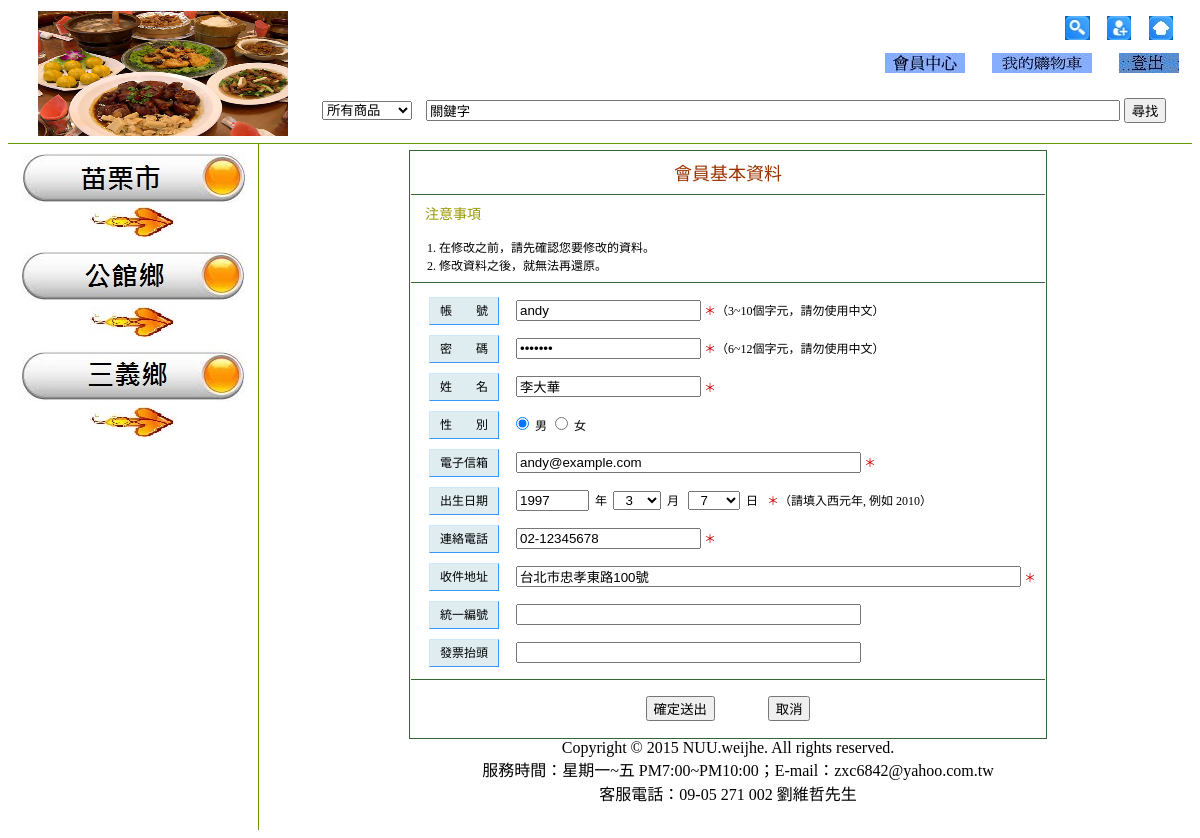
/member_info.php (signed in), run on the app's committed database.
### tables this page shows
CREATE TABLE `member` (
  `id` int(11) NOT NULL auto_increment,
  `username` varchar(12) NOT NULL,
  `password` varchar(12) NOT NULL,
  `name` varchar(40) NOT NULL,
  `sex` char(2) NOT NULL,
  `birthday` date NOT NULL,
  `email` varchar(40) NOT NULL,
  `phone` varchar(15) NOT NULL,
  `address` varchar(120) NOT NULL,
  `uniform` varchar(20) default NULL,
  `unititle` varchar(40) default NULL,
  `userlevel` tinyint(4) NOT NULL,
  PRIMARY KEY  (`id`)
);

### Connections/function.php (called while the page is built, shortened)
<?php
function GetSQLValue($value, $type)
{
  	switch ($type)
	{
    	case "text":
		    $value = ($value != "") ? "'" . htmlspecialchars($value, ENT_QUOTES) . "'" : "NULL";
      		break;
  	}
  	return $value;
}
?>

### member_info.php (the view, shortened to what this page needs)
<?php require_once('Connections/connection.php'); ?>
<?php require_once('Connections/function.php'); ?>
<?php
$username = "-1";
if (isset($_SESSION['Username'])) {
  $username = $_SESSION['Username'];
}
$query = sprintf("SELECT * FROM member WHERE username = %s", GetSQLValue($username, "text"));
$result = mysql_query($query, $connection);
if ($result) {
	$row = mysql_fetch_assoc($result);
}
else {
	header('Location: index.php');
}
?>
<?php
$date = getdate(strtotime($row['birthday']));
$year = $date['year'];
$month = $date['mon'];
$day = $date['mday'];
?>
<!DOCTYPE HTML>
<html xmlns="http://www.w3.org/1999/xhtml">
<head>
<link href="CSS/member_info.css" rel="stylesheet" type="text/css" />
</head>
<body>
<?php require_once("menu_top.php"); ?>
<table class="member_info_style1">
  <tr>
    <td class="member_info_style2">
      <span class="member_info_style3">
        會員基本資料
      </span>
    </td>
  </tr>
  <tr>
    <td>
      <form action="<?php echo $_SERVER['PHP_SELF']; ?>" method="post" onkeydown="if(event.keyCode==13) return false;">
        <table class="member_info_style4">
          <tr>
            <td class="member_info_style5">
              <span class="member_info_style6">注意事項</span>
              <br /><br />
              <span class="member_info_style7">
                1. 在修改之前，請先確認您要修改的資料。
              </span>
              <br />
              <span class="member_info_style7">
                2. 修改資料之後，就無法再還原。
              </span>
            </td>
          </tr>
          <tr>
            <td class="member_info_style16">
            <table class="member_info_style9">
               <tr>
                 <td class="member_info_style10">
                   <span class="member_info_style11">帳　　號</span>
                 </td>
                 <td class="member_info_style12">
                   <input name="username" id="username" type="text" class="member_info_style13" size="20" maxlength="10"
                     value="<?php echo $row['username']; ?>" />
                     <span class="member_info_style8">＊</span>（3~10個字元，請勿使用中文）
                 </td>
               </tr>
               <tr>
                 <td class="member_info_style10">
                   <span class="member_info_style11">
                     密　　碼
                   </span>
                 </td>
                <td class="member_info_style12">
                   <input name="password" id="password" type="password" class="member_info_style13" size="20" maxlength="12"
                     value="<?php echo $row['password']; ?>" />
                     <span class="member_info_style8">＊</span>（6~12個字元，請勿使用中文）
                 </td>
               </tr>
               <tr>
                 <td class="member_info_style10">
                   <span class="member_info_style11">
                     姓　　名
                   </span>
                 </td>
                 <td class="member_info_style12">
                   <input name="name" id="name" type="text" class="member_info_style13" size="20" maxlength="40"
                     value="<?php echo $row['name']; ?>" />
                     <span class="member_info_style8">＊</span>
                 </td>
               </tr>
               <tr>
                 <td class="member_info_style10">
                   <span class="member_info_style11">
                     性　　別
                   </span>
                 </td>
                 <td class="member_info_style12">
                   <input name="sex" type="radio" value="男" class="member_info_style14"
                     <?php if (!(strcmp($row['sex'],'男')))
                   {echo "checked=\"checked\"";} ?> />
                     男
               <input name="sex" type="radio" value="女"
                 <?php if (!(strcmp($row['sex'],'女')))
                  {echo "checked=\"checked\"";} ?> />
                     女
                 </td>
               </tr>
               <tr>
                 <td class="member_info_style10">
                   <span class="member_info_style11">
                     電子信箱
                   </span>
                 </td>
                 <td class="member_info_style12">
                   <input name="email" id="email" type="text" class="member_info_style13" size="40" maxlength="40"
                     value="<?php echo $row['email']; ?>" />
                     <span class="member_info_style8">＊</span>
                 </td>
               </tr>
               <tr>
                 <td class="member_info_style10">
                   <span class="member_info_style11">
                     出生日期
                   </span>
                 </td>
                 <td class="member_info_style12">
                   <input name="year" id="year" type="text" class="member_info_style13" size="6" maxlength="4"
                     value="<?php echo $year; ?>" />
                     &nbsp;年&nbsp;
                   <select name="month" id="month">
                   <?php
                     for ($i = 1; $i <= 12; $i++)
                     {
                   ?>
                     <option value="<?php echo $i ?>"
                       <?php if ($i==$month){echo "selected=\"selected\"";} ?>>
                       &nbsp;&nbsp;<?php echo $i ?>&nbsp;
                     </option>
                   <?php
                     }
                   ?>
                   </select>
                   &nbsp;月&nbsp;&nbsp;
                   <select name="day" id="day">
                   <?php
                     for ($i = 1; $i <= 31; $i++)
                     {
                   ?>
                       <option value="<?php echo $i ?>"
                         <?php if ($i==$day){echo "selected=\"selected\"";} ?>>
                         &nbsp;&nbsp;<?php echo $i ?>&nbsp;&nbsp;
                       </option>
                   <?php
                     }
                   ?>
                   </select>
                   &nbsp;日&nbsp;&nbsp;
                   <span class="member_info_style8">＊</span>（請填入西元年, 例如 2010）
                 </td>
               </tr>
               <tr>
                 <td class="member_info_style10">
                   <span class="member_info_style11">
                     連絡電話
                   </span>
                 </td>
                 <td class="member_info_style12">
                   <input name="phone" id="phone" type="text" class="member_info_style13" size="20" maxlength="15"
                     value="<?php echo $row['phone']; ?>" />
                     <span class="member_info_style8">＊</span>
                 </td>
               </tr>
               <tr>
                 <td class="member_info_style10">
                   <span class="member_info_style11">
                     收件地址
                   </span>
                 </td>
                 <td class="member_info_style12">
                   <input name="address" id="address" type="text" class="member_info_style13" size="60" maxlength="120"
                     value="<?php echo $row['address']; ?>" />
                     <span class="member_info_style8">＊</span>
                 </td>
               </tr>
               <tr>
                 <td class="member_info_style10">
                   <span class="member_info_style11">
                     統一編號
                   </span>
                 </td>
                 <td class="member_info_style12">
                   <input name="uniform" id="uniform" type="text" class="member_info_style13" size="40" maxlength="20"
                     value="<?php echo $row['uniform']; ?>" />
                 </td>
               </tr>
               <tr>
                 <td class="member_info_style10">
                   <span class="member_info_style11">
                     發票抬頭
                   </span>
                 </td>
                 <td class="member_info_style12">
                   <input name="unititle" id="unititle" type="text" class="member_info_style13" size="40" maxlength="40"
                     value="<?php echo $row['unititle']; ?>" />
                 </td>
               </tr>
             </table>
           </td>
         </tr>
         <tr>
           <td class="member_info_style2">
             <table class="member_info_style9">
               <tr>
                 <td class="member_info_style2">
                   <input type="submit" value="確定送出" onclick="return CheckFields();" />
                   <input type="button" value="取消" class="member_info_style15"
                     onclick="document.location='<?php echo $_SESSION['PrevPage']; ?>'; return false;" />
                 </td>
               </tr>
             </table>
           </td>
         </tr>
       </table>
      </form>
   </td>
 </tr>
</table>
<?php require_once("menu_bottom.php"); ?>
</body>
</body>
</html>

### CSS/member_info.css (style rules this page uses)
.member_info_style1 { margin-left: auto; margin-right: auto; border-collapse: collapse; border: 1px solid #336633; }
.member_info_style2 { margin: 8px; padding: 8px; text-align: center; }
.member_info_style3 { color: #993300; font-size: 18px; }
.member_info_style4 { width: 100%; height: 100%; border-collapse: collapse; border-top: 1px solid #336633; font-size: 12px; }
.member_info_style5 { margin: 8px; padding: 8px; border-bottom: 1px solid #336633; }
.member_info_style6 { color: #999900; font-size: 14px; margin-left: 6px; }
.member_info_style7 { margin: 8px; }
.member_info_style8 { color: #CC0000; }
.member_info_style9 { width: 100%; border-collapse: collapse; font-size: 12px; }
.member_info_style10 { padding: 10px 8px; }
.member_info_style11 { background-color: #DFECF0; margin-left: 2px; padding: 6px 10px; border-width: 1px; border-style: solid; border-color: #CEE7FF #3399FF #3399FF #CEE7FF; }
.member_info_style12 { text-align: left; }
.member_info_style13 { margin-left: 8px; }
.member_info_style14 { margin-left: 8px; }
.member_info_style15 { margin-left: 50px; }
.member_info_style16 { margin: 8px; padding: 8px; text-align: center; border-bottom: 1px solid #336633; }

### data on the page
member: username "andy", name "李大華", sex "☑", email "andy@example.com", year "1997", month "3", day "7", phone "02-12345678", address "台北市忠孝東路100號"
